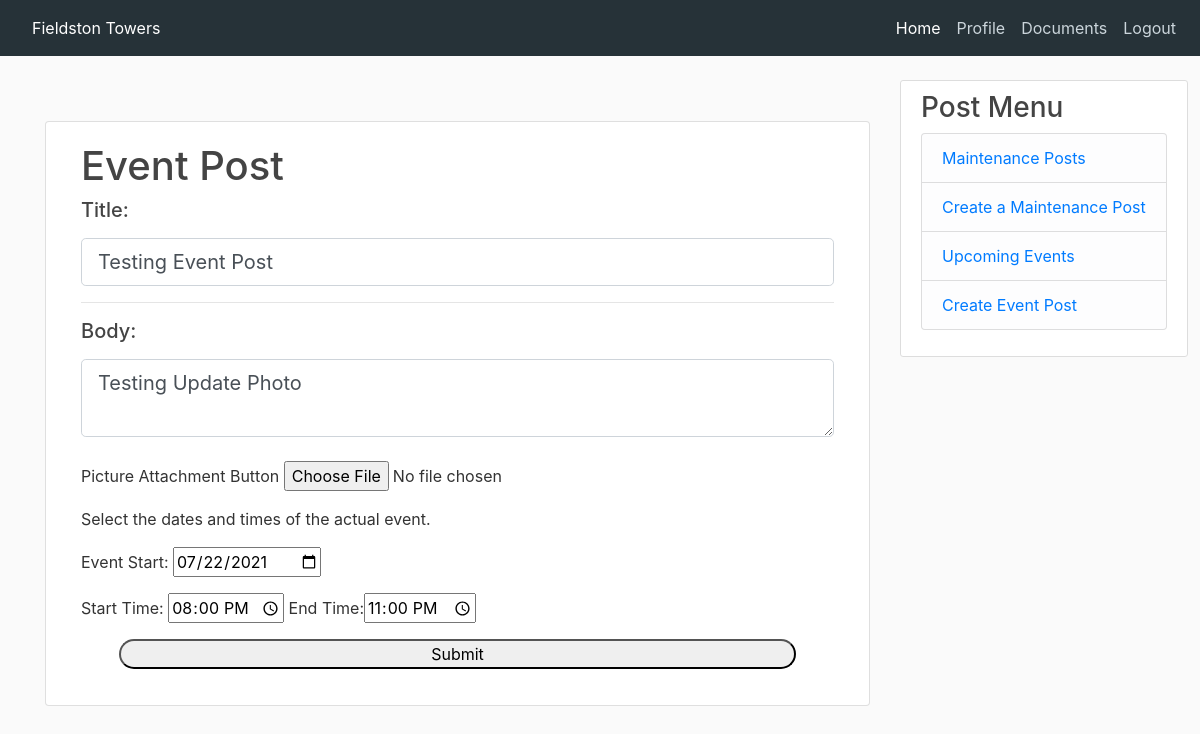
Page /event/1/update (signed in) on the committed database.
### app/models.py (models this page shows)
class Event(db.Model):
    id = db.Column(db.Integer, primary_key=True)
    event_img = db.Column(db.String(20), nullable=False, default='default.jpg')
    title = db.Column(db.String(120))
    dateOfEvent = db.Column(db.DateTime)
    body = db.Column(db.String)
    timestamp = db.Column(db.DateTime, index=True, default=datetime.utcnow())
    user_id = db.Column(db.Integer, db.ForeignKey('user.id'))
    start = db.Column(db.Time)
    end = db.Column(db.Time)

### app/routes.py (the view)
@app.route("/event/<int:event_id>/update", methods=['GET', 'POST'])
@login_required
def event_update(event_id):
    post = Event.query.get_or_404(event_id)
    if post.author != current_user:
        abort(403)
    form = EventForm()
    if form.validate_on_submit():
        post.title = form.title.data
        post.body = form.body.data
        if form.img.data:
            if post.event_img != None:
                dirname = os.path.dirname(__file__)
                path = dirname + '/static/event_pic/' + str(post.event_img)
                if os.path.exists(path):
                    os.remove(path)
            picture_file = save_picture(form.img.data, 2)
            post.event_img = picture_file
        post.start = form.start_at.data
        post.end = form.end_at.data
        post.date = form.dateOfEvent.data
        db.session.commit()
        flash('Your post has been updated!', 'success')
        return redirect(url_for('events'))
    elif request.method == 'GET':
        form.title.data = post.title
        form.body.data = post.body
        form.img.data = post.event_img
        form.start_at.data = post.start
        form.end_at.data = post.end
        form.dateOfEvent.data = post.dateOfEvent
    return render_template('event_form.html', title='Update Post',
                           form=form, legend='Update Post')

### app/forms.py
class EventForm(FlaskForm):
    title = StringField('Title:', validators=[DataRequired()])
    body = TextAreaField('Body:', validators=[DataRequired()])
    img = FileField('Post pic', validators=[FileAllowed(['jpg', 'png', 'jpeg'])])
    dateOfEvent = DateField('Date of Event:', validators=[DataRequired()])
    start_at = TimeField('Start at', validators=[DataRequired()])
    end_at = TimeField('End at', validators=[DataRequired()])
    submit = SubmitField('Submit')

### app/models.py (called while the page is built)
@login.user_loader
def load_user(id):
    return User.query.get(int(id))

### app/templates/event_form.html (shortened to what this page needs)
{% extends "base_login.html" %}
{% block content %}
<main>
    <div class="container topSpace">
        <form action="" method="post" enctype="multipart/form-data">
            <div class="card container">
                <div class="card-body">
                    <h1>Event Post</h1>
                    <div class="form-group">
                        <h5>{{ form.title.label(class="form-control-label") }}</h5>
                        {% if form.title.errors %}
                        {{ form.title(class="form-control form-control-lg is-invalid") }}
                        <div class="invalid-feedback">
                            {% for error in form.title.errors %}
                            <span>{{ error }}</span>
                            {% endfor %}
                        </div>
                        {% else %}
                        {{ form.title(class="form-control form-control-lg") }}
                        {% endif %}
                    </div>
                    <hr>
                    <h5>{{ form.body.label(class="form-control-label") }}</h5>
                    {% if form.body.errors %}
                    {{ form.body(class="form-control form-control-lg is-invalid") }}
                    <div class="invalid-feedback">
                        {% for error in form.body.errors %}
                        <span>{{ error }}</span>
                        {% endfor %}
                    </div>
                    {% else %}
                    {{ form.body(class="form-control form-control-lg") }}
                    {% endif %}
                    <br>
                    <p>Picture Attachment Button {{ form.img() }}</p>
                    <div class="dateTime">
                        <p class="textStyles">Select the dates and times of the actual event.</p>
                        <p class="textStyles">Event Start: {{ form.dateOfEvent}}</p>
                        <p class="textStyles">Start Time: {{ form.start_at }} End Time:{{ form.end_at }}</p>
                    </div>
                    <p>{{ form.submit(class = 'buttonStyle') }}</p>
                </div>
            </div>
        </form>
    </div>
</main>
{% endblock %}

### app/static/css/base_login.css (style rules this page uses)
body { background: #fafafa; color: #333333; margin-top: 5rem; }
h1, h2, h3, h4, h5, h6 { color: #444444; }
.buttonStyle { display: flex; margin: auto; width: 90%; border-radius: 20px; }
.topSpace { padding:5% 0; }

### rows in the picture
Event: title "Testing Event Post", body "Testing Update Photo", dateOfEvent "07/22/2021"
